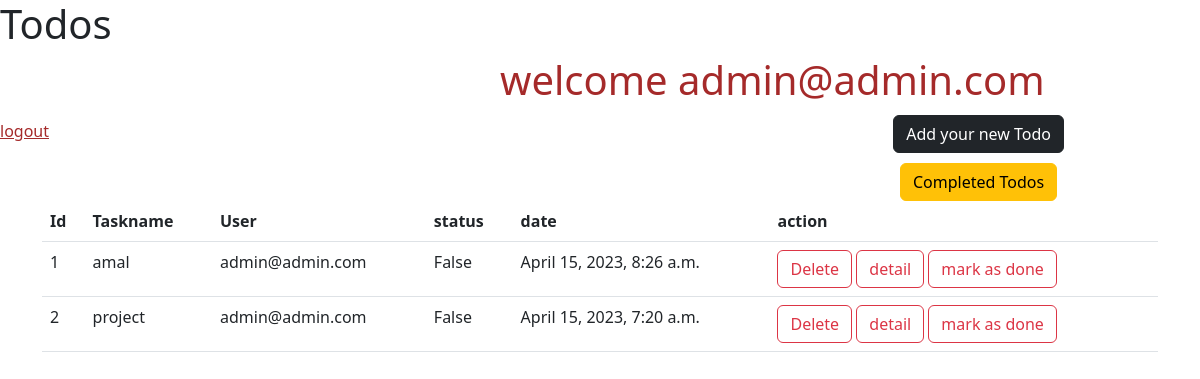
The page /todos/all/ (signed in) on the database its author committed.
### tasks/models.py (models this page shows, shortened)
class todo(models.Model):
    task_name = models.CharField(max_length=200)
    user = models.ForeignKey(User,on_delete=models.CASCADE)
    status=models.BooleanField(default=False)
    date=models.DateTimeField(auto_now_add=True)

### tasks/views.py (the view)
# urls.py: path("todos/all/",views.TodoListView.as_view(),name="todo-list"),
class TodoListView(View):
    def get(self,request,*args,**kw):
        qs = todo.objects.filter(status=False, user = request.user).order_by("-date")
        return render(request,"list.html",{"todos":qs})

### tasks/templates/list.html (shortened to what this page needs)
<!DOCTYPE html>
<html lang="en">
<head>
    <link href="https://cdn.jsdelivr.net/npm/bootstrap@5.3.0-alpha3/dist/css/bootstrap.min.css" rel="stylesheet">
</head>
<body>
    <h1>Todos</h1>
    <h1 style="margin-left: 500px;color: brown;">welcome {{request.user}}</h1>
    <a href="{%url 'emp-signout'%}" style="color: brown;">logout</a>
        <a href="{%url 'todo-add'%}" class="btn btn-dark w-6 " style="margin-left: 840px;margin-top: 3px;">Add your new Todo</a>
        <a href="{%url 'todo-completed'%}" class="btn btn-warning w-10 " style="margin-left: 900px;margin-top: 10px;">Completed Todos</a>
        <div class="container">
            <table class="table table-stripped">
                <tr>
                    <th>Id</th>
                    <th>Taskname</th>
                    <th>User</th>
                    <th>status</th>
                    <th>date</th>
                    <th>action</th>
                </tr>
                {%for t in todos%}
                    <tr>
                        <td>{{forloop.counter}}</td>
                        <td>{{t.task_name}}</td>
                        <td>{{t.user}}</td>
                        <td>{{t.status}}</td>
                        <td>{{t.date}}</td>
                        <td>
                            <a href="{%url 'todo-delete' t.id %}" class="btn btn-outline-danger" disabled>Delete</a>
                            <a href="{%url 'todo-detail' t.id %}" class="btn btn-outline-danger" disabled>detail</a>
                            <a href="{%url 'todo-edit' t.id %}" class="btn btn-outline-danger" disabled>mark as done</a>
                        </td>
                    </tr>
                {%endfor%}
            </table>
        </div>
</body>
</html>

### rows shown on the page
todo: task_name "amal", user "admin@admin.com", status "False", date "April 15, 2023, 8:26 a.m."
todo: task_name "project", user "admin@admin.com", status "False", date "April 15, 2023, 7:20 a.m."

### other values the page prints
{{ request.user }} "admin@admin.com"
